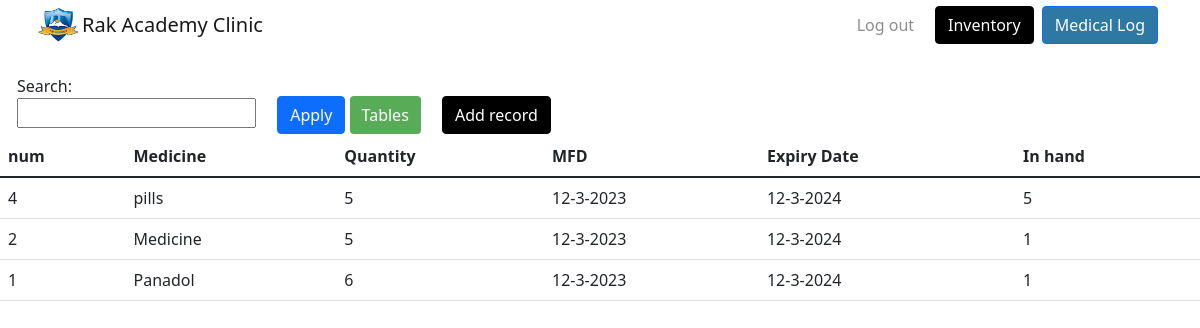
Screenshot of /Inventory with the database file from the repository.
### tables this page shows
CREATE TABLE "Inventory" (
	"num"	TEXT,
	"Medicine"	TEXT,
	"Quantity"	TEXT,
	"MFD"	TEXT,
	"Expiry_Date"	TEXT,
	"In_hand"	TEXT,
	PRIMARY KEY("num")
);

### app.py (the view)
@app.route('/Inventory')
def Inventory():
    table=table_("Inventory")[0]
    column=table_("Inventory")[1]
    table = bubblesort(table,"desc")
    return render_template('index.html',table=table,column=column,table_name="Inventory")

### app.py (called while the page is built)
def make_int(data):
    try:
        if not data.isdigit():
            data = int(data[1:])
        return int(data)
    except ValueError:
        return 0

def bubblesort(data, order):
    if order == "asc":
        for i in range(len(data)):
            for j in range(len(data) - 1):
                if make_int(data[j][0]) > make_int(data[j + 1][0]):
                    data[j], data[j + 1] = data[j + 1], data[j]
    if order == "desc":
        for i in range(len(data)):
            for j in range(len(data) - 1):
                if make_int(data[j][0]) < make_int(data[j + 1][0]):
                    data[j], data[j + 1] = data[j + 1], data[j]
    return data

def table_(table):
    conn = sqlite3.connect('Medicine_IA.db')
    cur = conn.cursor()
    if table == "Medical_Log":
        cur.execute("SELECT Log_ID, Medical_Log.Student_ID, Name_ , Time_in, Time_out, Complaint, Action_Taken, Temp, RTC, Informed_parent, Medicine_given, Send_home, Place_of_accident, Date "
                    "FROM Medical_log INNER JOIN Students ON Medical_log.Student_ID = Students.Student_ID")
    else:
        cur.execute("SELECT * FROM " + table)
    data = cur.fetchall()
    column_data = list(map(lambda x: x[0], cur.description))
    column = [i.replace("_", " ") for i in column_data]
    if table == "Medical_Log":
        column_data.pop(2)
    return data,column,column_data

### templates/index.html (shortened to what this page needs)
{% extends 'Base_Template.html' %}
{% block content %}
<!DOCTYPE html>
<html lang="en">
<head>
</head>
<body>
<form action="{{ url_for('apply_table') }}" method="post">
<label class="form-label" style="margin-left: 17px;">Search:<br><input type="text" autocomplete="off" onkeyup="MyFunction()" id="search"></label>
    <button class="btn btn-primary" onclick="apply()" type="submit" style="margin-left: 17px;">Apply</button>
<div class="dropdown">
  <button disabled="disabled" class="btn btn-primary" style="background-color: green; border: none; height: 38px;">Tables</button>
</div>
<a href="{{ url_for('add_record',table_name=table_name) }}" class="btn btn-primary" type="button" style="margin-left: 17px; border-color: black; background-color: black;">Add record</a>
    <div class="table-responsive">
        <table id="table" class="table">
            <thead>
                <tr>
                    {% for a in column %}
                    <th>{{ a }}</th>
                    {% endfor %}
                </tr>
            </thead>
            <tbody>
            {% for i in table %}
            <tr contenteditable="true">
                {% for j in i %}
                    {% if loop.index0 == 0 %}
                        <td contenteditable="false">{{ j }}</td>
                        {% else %}
                        <td>{{ j }}</td>
                    {% endif %}
                {% endfor %}
            </tr>
            {% endfor %}
            </tbody>
        </table>
    </div>
</form>
</body>
</html>
{% endblock %}

### templates/index.html (style rules this page uses)
.dropdown { position: relative; display: inline-block; }

### rows the page displays
Inventory: i "4", Medicine "pills", i "5" "5", MFD "12-3-2023", Expiry_Date "12-3-2024"
Inventory: i "2", Medicine "Medicine", i "5" "1", MFD "12-3-2023", Expiry_Date "12-3-2024"
Inventory: i "1", Medicine "Panadol", i "6" "1", MFD "12-3-2023", Expiry_Date "12-3-2024"

### other values shown
{{ a }} "num" "Medicine" "Quantity" "MFD" "Expiry Date" "In hand"
